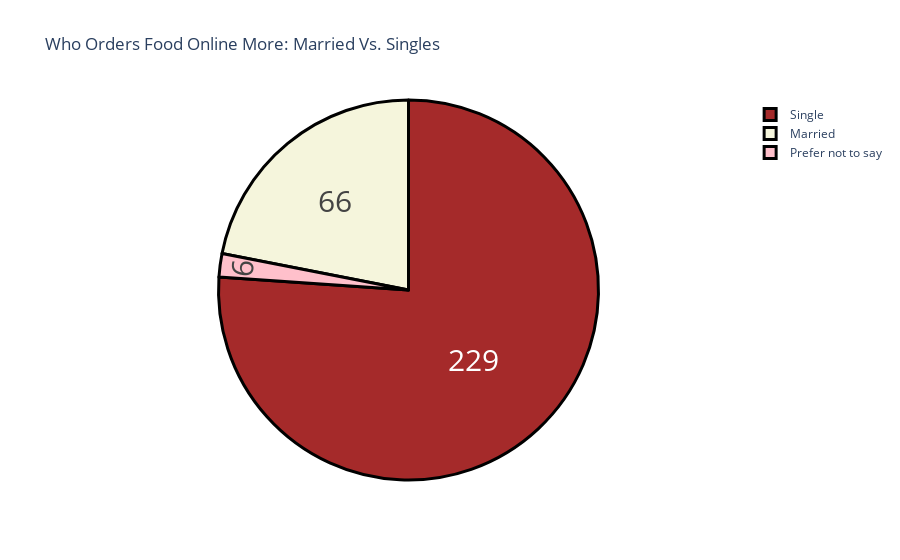

Notebook code for this chart:
### Code cell
marital = buying_again_data["Marital Status"].value_counts()
label = marital.index
counts = marital.values
colors = ['brown','beige','pink']

fig = go.Figure(data=[go.Pie(labels=label, values=counts)])
fig.update_layout(title_text='Who Orders Food Online More: Married Vs. Singles')
fig.update_traces(hoverinfo='label+percent', textinfo='value', textfont_size=30,
                  marker=dict(colors=colors, line=dict(color='black', width=3)))
fig.show()

### Figure 1 — Plotly figure (JSON) as saved in the notebook; plotly's stock layout.template omitted (floating-point values rounded to 4 significant figures)
{"data": [{"hoverinfo": "label+percent", "labels": ["Single", "Married", "Prefer not to say"], "marker": {"colors": ["brown", "beige", "pink"], "line": {"color": "black", "width": 3}}, "textfont": {"size": 30}, "textinfo": "value", "type": "pie", "values": [229, 66, 6]}], "layout": {"title": {"text": "Who Orders Food Online More: Married Vs. Singles"}}}
